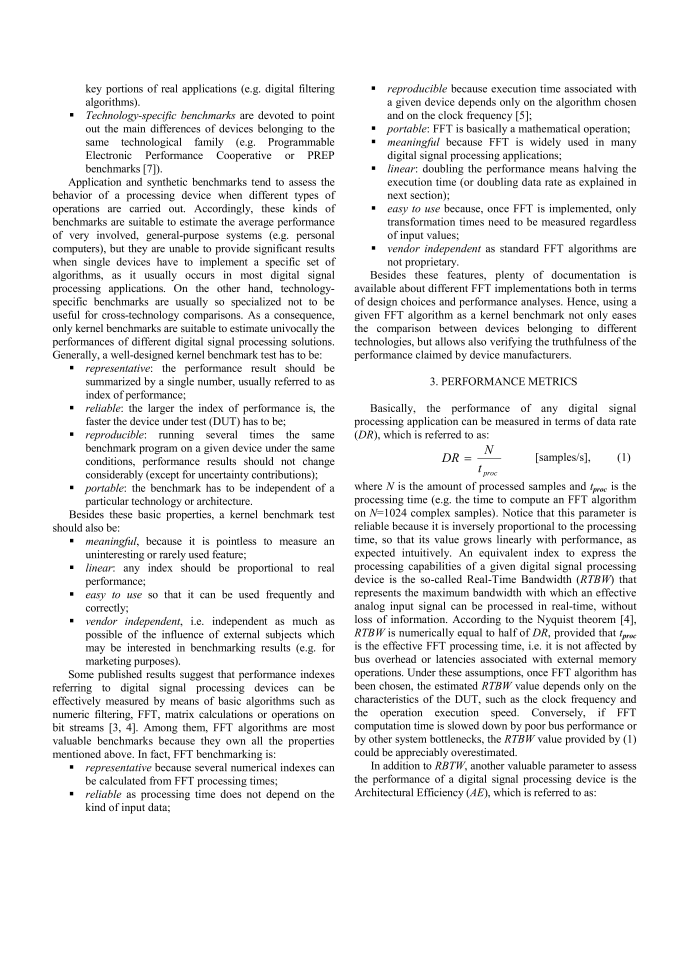
#> input picture 10.1.1.1.2004_4.tif, 4132 x 5847 px (shown at 1/6 size)
$ python script.py   (older library calls are emulated)
#> lines starting #> are read from the running program, lines starting #| are printed output that depends on the picture; after the words box and inside, x2 and y2 are one past the last pixel; in counts of white or black regions, pixels touching at a corner belong together
import nltk
from nltk import word_tokenize
import cv2
doc=open('output.txt')
#> (reads output.txt from the repository)
d=doc.read()
corpus=d.split()
#print(corpus)

im = cv2.imread('10.1.1.1.2004_4.tif')
#> im is the input picture: shape (5847, 4132, 3); mean B, G, R 238, 238, 238
gray=cv2.cvtColor(im,cv2.COLOR_BGR2GRAY)
_, contours,hierarchy =cv2.findContours(gray,cv2.RETR_LIST,cv2.CHAIN_APPROX_SIMPLE)
#> contours = 17148 contours, 9428 with area under 20; largest, box (x1, y1, x2, y2) and area: (0, 0, 4132, 5847) 24149826, (2648, 2720, 2706, 2773) 1944, (2811, 2264, 2857, 2313) 1670, (1044, 1705, 1090, 1754) 1670, (2729, 4171, 2776, 4218) 1614
idx =0
for cnt in contours:
    idx += 1
    x,y,w,h = cv2.boundingRect(cnt)
    roi=im[y:y+h,x:x+w]
    #print(roi)
    #cv2.imwrite(str(idx) + '.tif', roi)
    cv2.rectangle(im,(x,y),(x+w,y+h),(200,0,0),2)
    print(x)
#> this loop made 17148 passes
#> (x, y, w, h) on passes 6, 16, 18: (792, 4863, 4, 3), (1008, 4859, 11, 14), (975, 4848, 15, 19)
#| 1008
#| 1010
#| 1012
#| 1013
#| 1014
#| 792
#| 1000
#| 988
#> (further printed lines are left out)
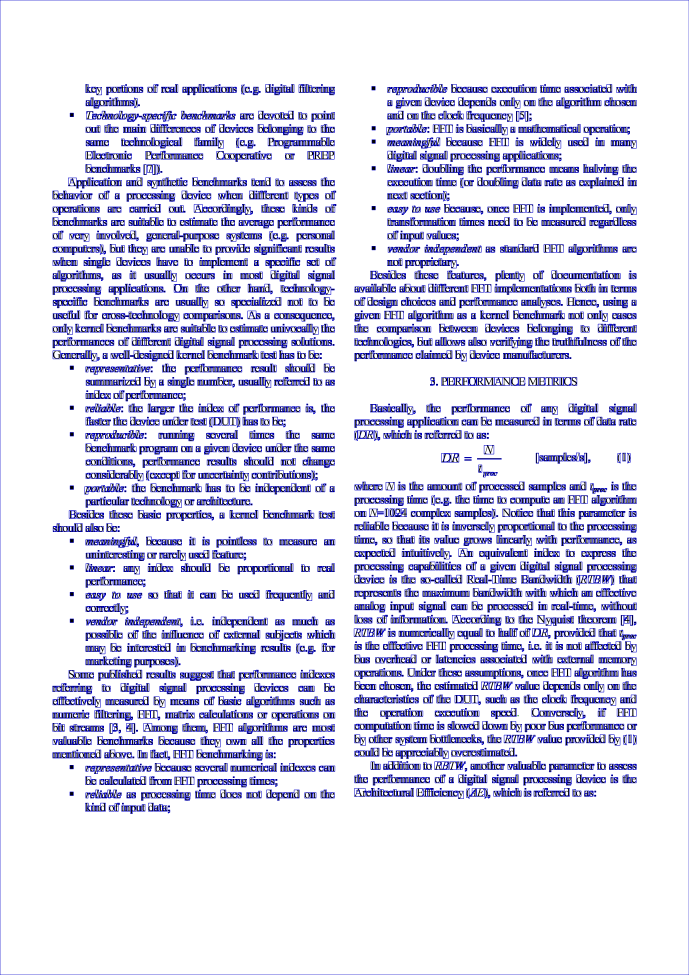
#> im: shape (5847, 4132, 3) (shown at 1/6 size); mean B, G, R 236.3, 219.1, 219.1
#> after the loop, idx = 17148

cv2.namedWindow("output", cv2.WINDOW_NORMAL)        # Create window with freedom of dimensions
imS = cv2.resize(im, (6000,6000 ))                    # Resize image
cv2.imshow("output", imS)                            # Show image
cv2.waitKey(0)
